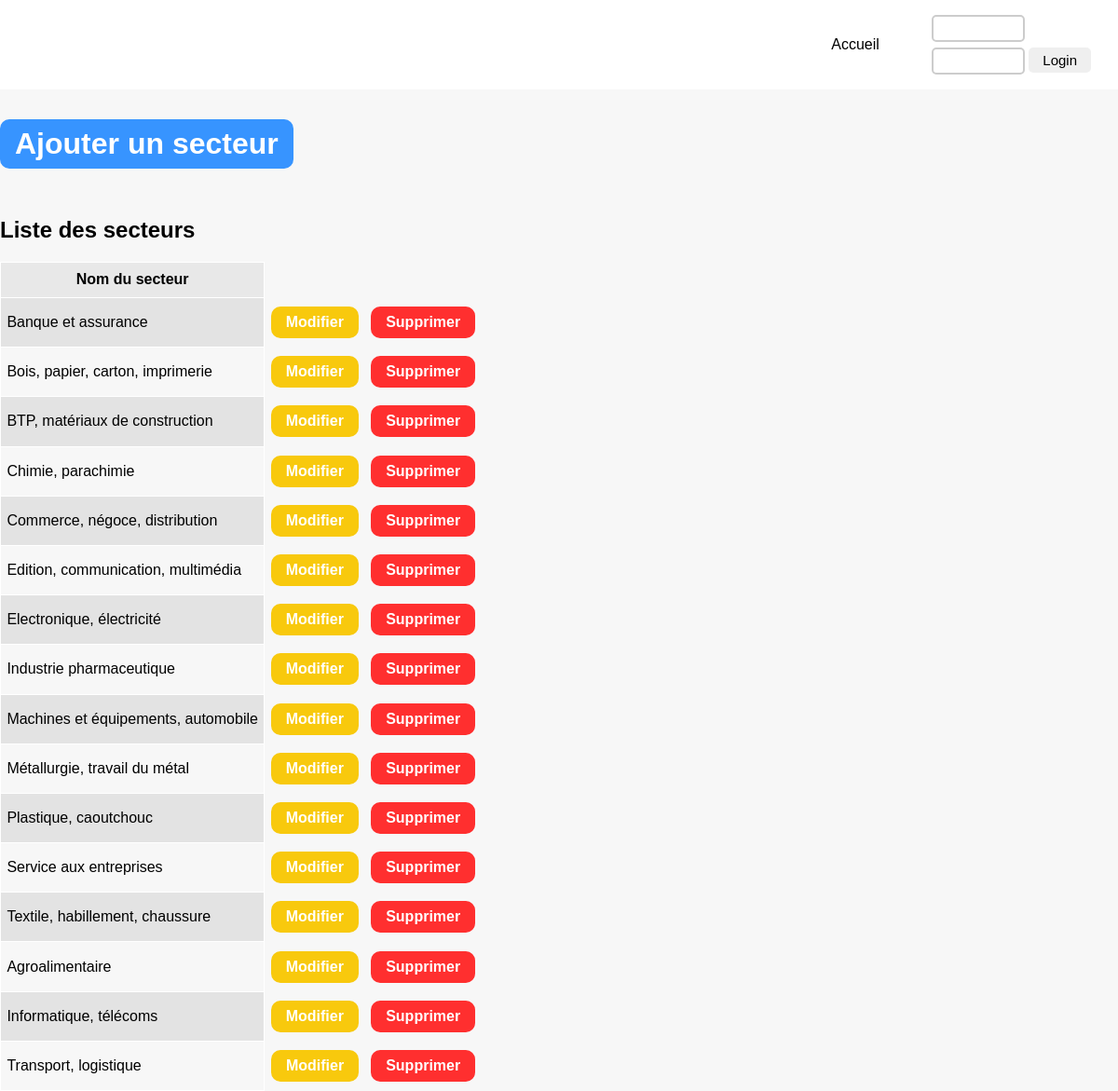
The app's page /GestionSecteur/adminSecteur.php with its own data.
### tables this page shows
CREATE TABLE `secteur` (
  `id` int(11) UNSIGNED NOT NULL,
  `nom` varchar(100) NOT NULL
);

### GestionSecteur/adminSecteur.php (the view, shortened to what this page needs)
<?php
include "../header.php";
?>
    <main>
        <div class="container">
            <a class="btn btn-big" href="ajouterSecteur.php">Ajouter un secteur</a>
            <h2>Liste des secteurs</h2>
            <?php
            $pdo = new PDO("mysql:host=" . Config::SERVEUR . "; dbname=" . Config::BDO, Config::UTILISATEUR, Config::MOTDEPASSE);
            $requete = $pdo->prepare("select * from secteur");
            $requete->execute();
            $lignes = $requete->fetchAll();
            ?>
            <figure>
                <table class="table table-striped">
                    <tr>
                        <th>Nom du secteur</th>
                    </tr>
                    <?php
                    foreach ($lignes as $l) {
                        ?>
                        <tr>
                            <td><?php echo $l["nom"] ?></td>
                            <td class="center nocolor"><a class="btn btn-yellow" href="modifierSecteur.php?id=<?php echo $l["id"] ?>">Modifier</a></td>
                            <td class="center nocolor"><a class="btn btn-red" href="actions/deleteSecteur.php?id=<?php echo $l["id"] ?>">Supprimer</a></td>
                        </tr>
                        <?php
                    }
                    ?>
                </table>
            </figure>
        </div>
    </main>
</body>
</html>

### style.css (style rules this page uses)
* { box-sizing: border-box; text-decoration: none; -ms-overflow-style: none; }
a { text-decoration: none; }
body { margin: 0; background-color: #f7f7f7; font-family: 'Maven Pro', sans-serif; background-repeat: no-repeat; -webkit-background-size: cover; -moz-background-size: cover; -o-background-size: cover; background-size: cover; }
main { padding-top: 96px; }
.container { max-width: 1500px; margin: auto; }
.btn { font-size: 1rem; font-weight: bold; color: white; display: inline-block; text-decoration: none; background-color: #3794ff; border-radius: 10px; padding: 0.5rem 1rem; transition: .2s ease all; }
.btn-big { margin: 2rem 0; font-size: 2rem; }
.btn-red { background-color: #ff2f2f; }
.btn-yellow { background-color: #f8c90d; }
figure { overflow: auto; margin: 0; }
figure table, th, td { border-collapse: collapse; }
figure td, th { border: 1px solid white; padding: 0.6rem 0.4rem; color: black; text-align: left; }
figure .center { text-align: center; }
figure th { text-align: center; background-color: #e8e8e8; }
figure tr:nth-child(2n) { background-color: #e3e3e3; }
.nocolor { background-color: #f7f7f7; border: none; }

### records on screen
secteur: nom "Banque et assurance"
secteur: nom "Bois, papier, carton, imprimerie"
secteur: nom "BTP, matériaux de construction"
secteur: nom "Chimie, parachimie"
secteur: nom "Commerce, négoce, distribution"
secteur: nom "Edition, communication, multimédia"
secteur: nom "Electronique, électricité"
secteur: nom "Industrie pharmaceutique"
secteur: nom "Machines et équipements, automobile"
secteur: nom "Métallurgie, travail du métal"
secteur: nom "Plastique, caoutchouc"
secteur: nom "Service aux entreprises"
secteur: nom "Textile, habillement, chaussure"
secteur: nom "Agroalimentaire"
secteur: nom "Informatique, télécoms"
secteur: nom "Transport, logistique"
